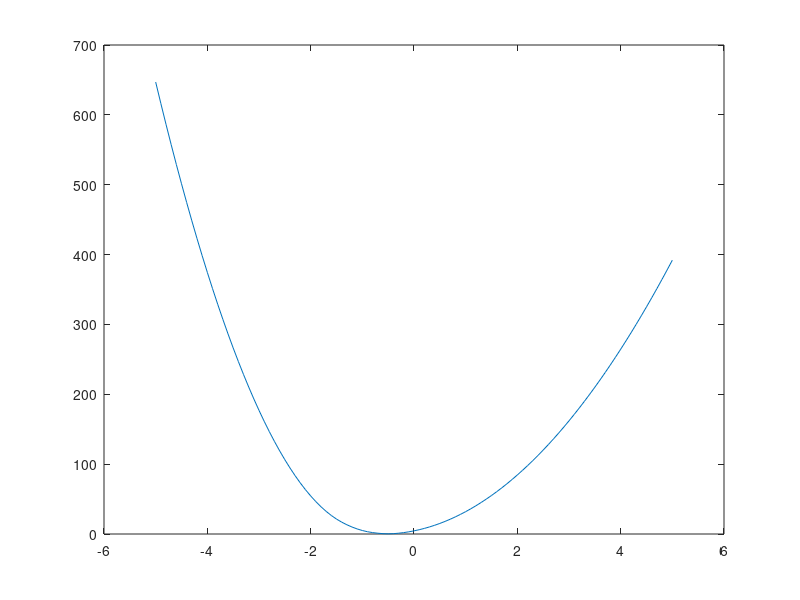

This figure's MATLAB source: (Note: this script raises an error after producing the figure.)
A = [1;-1;1;1]*5;
b = [-4;3;-2;-7];
x0 = 0;
d = -1;
r = -b;
fval = 0.5*[0,3,0,0]*[0,3,0,0]';
linemeth = 1;
epsline = 1e-10;
neq = 0;
printlevel = 1;

x=[-5:0.1:5]';
n=size(x,1);
bM=repmat(b,1,n);
AM=repmat(A,1,n);
xM=diag(x);
rM=bM-AM*xM;
rMP = max(rM,zeros(size(rM)));
dd = 0.5*rMP'*rMP;
yy=diag(dd);
plot(x,yy);
 [stepsize,newfval,newderiv,err] = linesrch(-A,x0,d,r,fval,epsline,linemeth,neq,printlevel);
 addpath('../../.');
addpath('../../util');
[xk,flag,relres,iter,resvec,arvec,itersm,tf] = hybridA(A,b,x0,10,3,'DHA');
alph=spiecewise(A,b,-1,x0);
[stepsize alph,xk]
